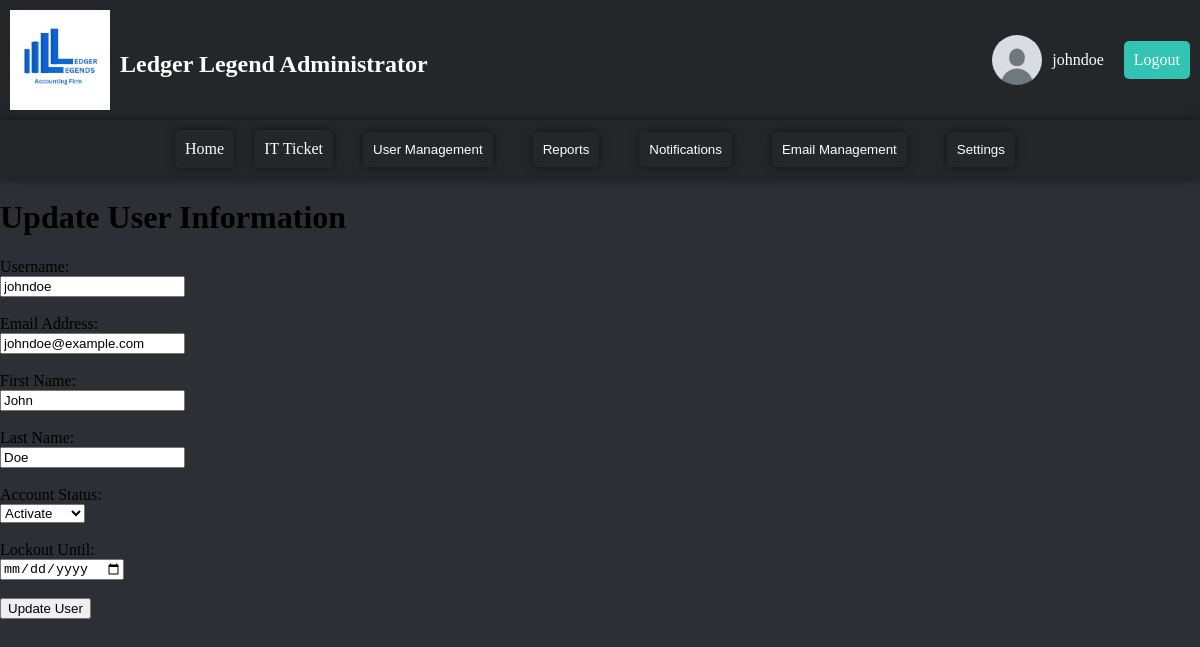
The app's page /update_user.php?id=1 (signed in) with its own data.
### tables this page shows
CREATE TABLE EmployeeAccounts (
   Id INT NOT NULL AUTO_INCREMENT PRIMARY KEY,
   UserTypeId CHAR(10) NOT NULL,
   Username VARCHAR(50) NOT NULL,
   Password VARCHAR(255) NOT NULL,
   EmailAddress VARCHAR(100) NOT NULL,
   DateOfBirth DATE NOT NULL,
   FirstName VARCHAR(50) NOT NULL,
   LastName VARCHAR(50) NOT NULL,
   Address VARCHAR(255) NOT NULL,
   SecurityQuestions CHAR(10) NULL,
   SecurityAnswers CHAR(10) NULL,
   FailedAttempts INT DEFAULT 0,
   LockoutUntil DATETIME NULL,
   CreatedDate DATETIME DEFAULT CURRENT_TIMESTAMP,
   ModifiedDate DATETIME ON UPDATE CURRENT_TIMESTAMP,
   ModifiedBy VARCHAR(50),
   IsActive BOOLEAN DEFAULT 0
);

### update_user.php (the view, shortened to what this page needs)
<?php
$username = $_SESSION['username'];
$conn = mysqli_connect("localhost", "root", "root", "accounting_db");
$userId = isset($_GET['id']) ? intval($_GET['id']) : 0;
$sql = "SELECT * FROM EmployeeAccounts WHERE Id = $userId";
$result = $conn->query($sql);
$user = $result->fetch_assoc();
?>
<!DOCTYPE html>
<html lang="en">
<head>
    <link rel="stylesheet" href="./administrator_stylesheet.css">
</head>
<body>
<nav>
        <div class="welcome">
            <img src="profile.png" alt="Picture" class="picture">
            <h1 class="title">Ledger Legend Administrator</h1>
        </div>
        <div class="user-profile">
            <img src="pfp.png" alt="User Picture" class="profile-pic">
            <span class="username"><?php echo htmlspecialchars($username); ?></span>
            <a href="./logout.php" class="logout-btn">Logout</a>
        </div>
    </nav>
    <div class="main-bar">
        <a href="./administrator_home.php" class="nav-link">Home</a>
        <a href="./it_ticket.php" class="nav-link">IT Ticket</a>
        <div class="dropdown">
            <button class="dropbtn nav-link">User Management</button>
        </div>
        <div class="dropdown">
            <button class="dropbtn nav-link">Reports</button>
        </div>
        <div class="dropdown">
            <button class="dropbtn nav-link">Notifications</button>
        </div>
        <div class="dropdown">
            <button class="dropbtn nav-link">Email Management</button>
        </div>
        <div class="dropdown">
            <button class="dropbtn nav-link">Settings</button>
        </div>
    </div>
    <h1>Update User Information</h1>
    <form  action="http://localhost:8888/LegerLegends_v2/LegerLegends_v2/update_user_submit.php" method="POST">
        <label for="username">Username:</label><br>
        <input type="text" id="username" name="username" value="<?php echo htmlspecialchars($user['Username']); ?>" required><br><br>
        <label for="email">Email Address:</label><br>
        <input type="email" id="email" name="email" value="<?php echo htmlspecialchars($user['EmailAddress']); ?>" required><br><br>
        <label for="firstName">First Name:</label><br>
        <input type="text" id="firstName" name="firstName" value="<?php echo htmlspecialchars($user['FirstName']); ?>" required><br><br>
        <label for="lastName">Last Name:</label><br>
        <input type="text" id="lastName" name="lastName" value="<?php echo htmlspecialchars($user['LastName']); ?>" required><br><br>
        <label for="isActive">Account Status:</label><br>
        <select id="isActive" name="isActive">
            <option value="1" <?php echo ($user['IsActive'] ? 'selected' : ''); ?>>Activate</option>
        </select><br><br>
        <label for="lockoutUntil">Lockout Until:</label><br>
        <input type="date" id="lockoutUntil" name="lockoutUntil" value="<?php echo $user['LockoutUntil'] ? date('Y-m-d', strtotime($user['LockoutUntil'])) : ''; ?>"><br><br>
        <input type="submit" value="Update User">
    </form>
</body>
</html>

### administrator_stylesheet.css (style rules this page uses)
:root { --background-color: #2C2F33; --navbar-background: #23272A; --link-color: #33C3B3; --link-hover-background: #1F2933; --dropdown-background: #2C2F33; --dropdown-hover-background: #3A3F47; --text-color: white; --box-shadow: 0 0 10px rgba(0, 0, 0, 0.5); --border-radius: 5px; }
body { background-color: var(--background-color); margin: 0; padding: 0; display: flex; flex-direction: column; }
nav { display: flex; justify-content: space-between; align-items: center; padding: 10px; background-color: var(--navbar-background); }
.welcome { display: flex; align-items: center; }
.picture { width: 100px; height: auto; margin-right: 10px; }
.user-profile { display: flex; align-items: center; gap: 10px; }
.profile-pic { width: 50px; height: 50px; border-radius: 50%; }
.username { font-size: 16px; color: var(--text-color); margin-right: 10px; }
.logout-btn { padding: 10px; background-color: var(--link-color); color: white; text-decoration: none; border-radius: var(--border-radius); }
.main-bar { display: flex; justify-content: center; align-items: center; background-color: var(--navbar-background); padding: 10px; box-shadow: var(--box-shadow); }
.nav-link { display: inline-block; padding: 10px; background-color: var(--navbar-background); color: white; text-decoration: none; border-radius: var(--border-radius); box-shadow: var(--box-shadow); margin: 0 10px; }
.dropdown { position: relative; display: inline-block; margin: 0 10px; }
.dropbtn { background-color: var(--navbar-background); color: white; padding: 10px; border: none; cursor: pointer; border-radius: 5px; }
.title { color: white; font-size: 24px; margin-bottom: 10px; }

### records on screen
employeeaccounts: username "johndoe", email "johndoe@example.com", firstName "John", lastName "Doe", isActive "Activate"

### other values on screen
$username "johndoe"
